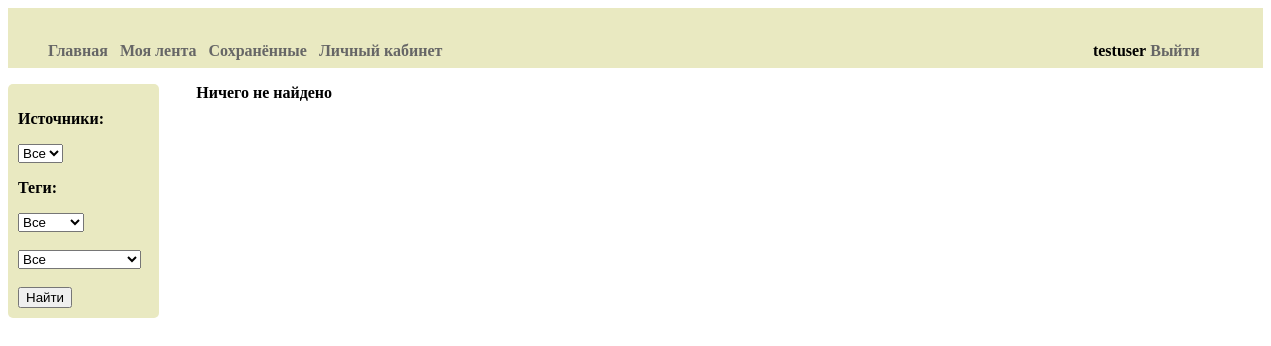
Page /news/my_news (signed in) on the earlier database version.
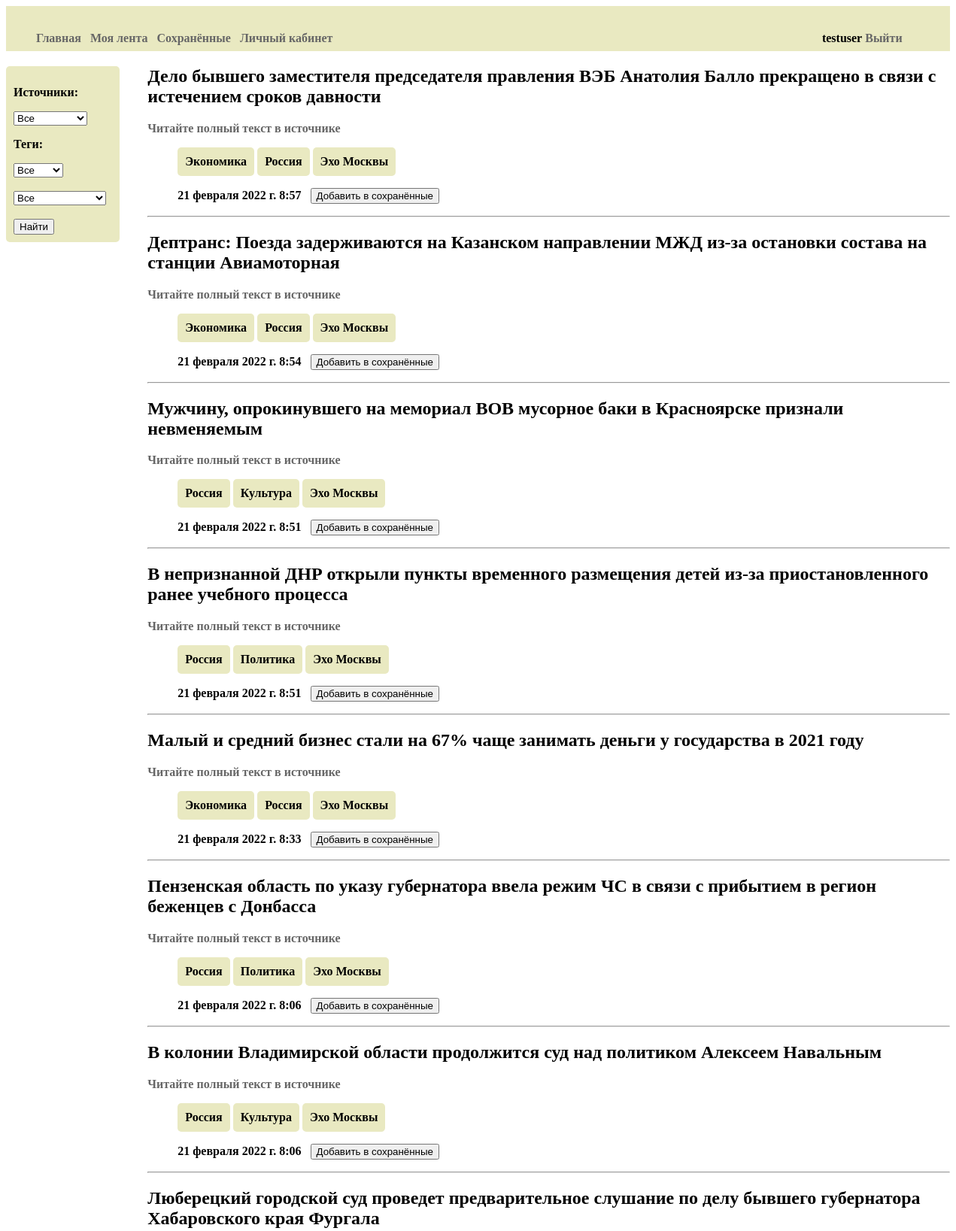
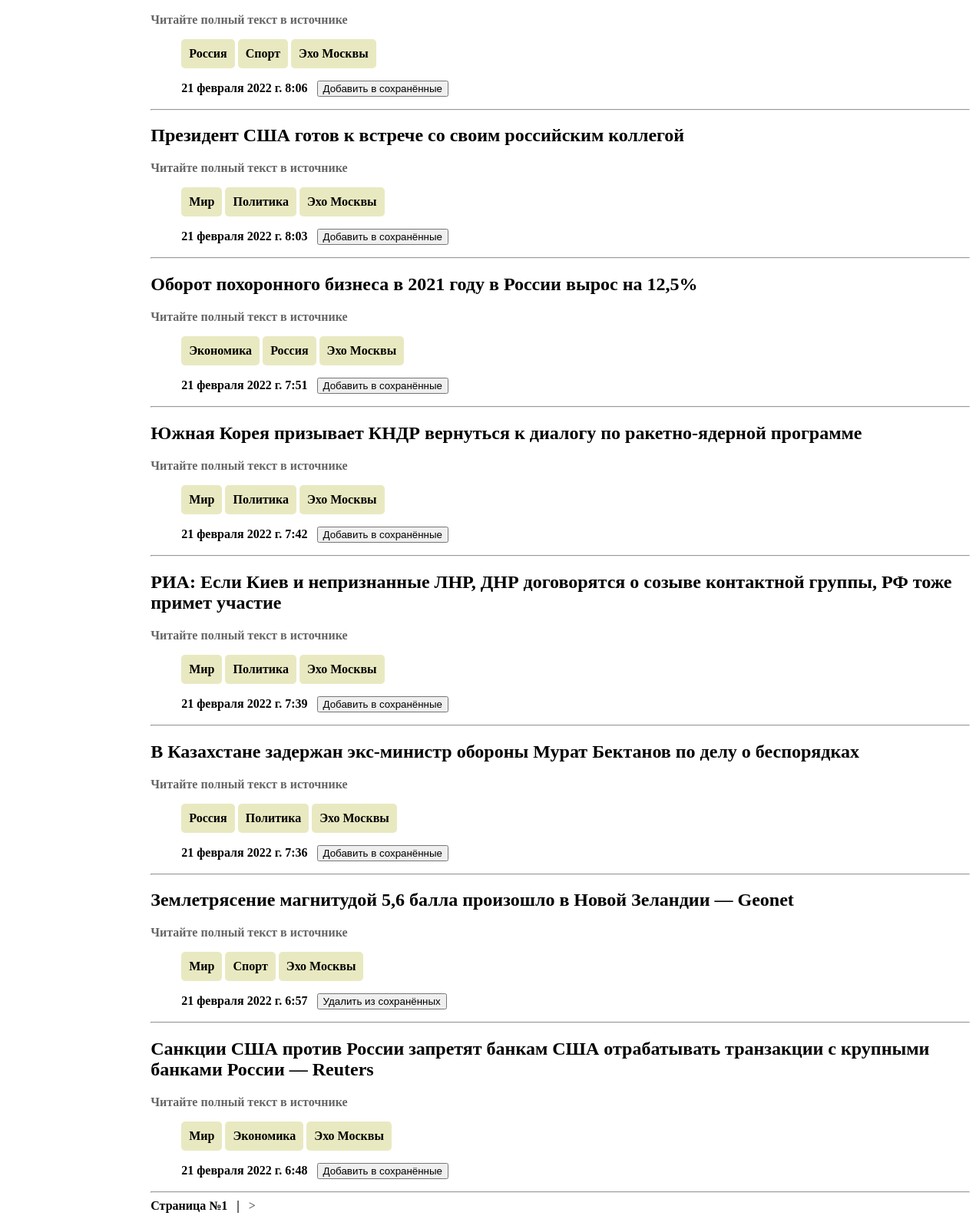
Same page on the later database version (2 pictures, top to bottom).
### AllNews/models.py (models this page shows, shortened)
class Article(models.Model):
    title = models.TextField(verbose_name = "Заголовок")
    content = models.TextField(verbose_name = "Текст новости", null = True, blank = True, default = "Читайте полный текст в источнике")
    published = models.DateTimeField(verbose_name = "Дата публикации", null = True, blank = True, db_index = True, editable=False)
    saved = models.DateTimeField(verbose_name = "Дата сохранения", auto_now_add = True)
    link = models.URLField(verbose_name = "Ссылка на оригинал", null = True, blank = True)
    tags = models.ManyToManyField(Tag)
    site = models.ForeignKey('Site', default = 0, null = True, on_delete=models.PROTECT)
    users = models.ManyToManyField(User)
    is_deleted = models.BooleanField(verbose_name = "Активность", default = True, editable = False)
    class Meta:
        verbose_name = "Новость"
        verbose_name_plural = "Новости"
        ordering = ["-published"]
        unique_together = ('title', 'link')

class Tag(models.Model):
   tag = models.CharField(max_length = 50, verbose_name = "Категория")
   class Meta:
       verbose_name = "Тег"
       verbose_name_plural = "Теги"

class Site(models.Model):
   name = models.CharField(max_length = 50, verbose_name = "Название источника")
   link = models.URLField(verbose_name = "Адрес источника", unique=True)
   users = models.ManyToManyField(User)
   is_active = models.BooleanField(verbose_name = "Активность", default = False)
   is_allowed = models.BooleanField(verbose_name = "Подтверждение администратора", default=True)
   class Meta:
       verbose_name = "Источник"
       verbose_name_plural = "Источники"
       ordering = ["name"]

### AllNews/views.py (the view)
# urls.py: path('my_news', my_news),
@csrf_exempt
@login_required
def my_news(request):
    if not request.user.is_authenticated:
        redirect_to_login('/account/login')
    tag1_id = request.GET.get("tag1_id", 0)
    tag2_id = request.GET.get("tag2_id", 0)
    site_id = request.GET.get("site_id", 0)
    sites = request.user.site_set.all()
    articles = Article.objects.filter(site=sites.first())
    filter_ids = {}
    for new_site in sites:
        articles = articles | Article.objects.filter(site=new_site)
    if tag1_id != 0:
        filter_ids['tag1_id'] = tag1_id
        tag1 = Tag.objects.get(pk=tag1_id)
        articles1 = tag1.article_set.all().order_by()
        articles = articles & articles1
    if tag2_id != 0:
        filter_ids['tag2_id'] = tag2_id
        tag2 = Tag.objects.get(pk=tag2_id) if tag2_id != 0 else tag1
        articles2 = tag2.article_set.all().order_by()
        articles = articles & articles2
    if site_id != 0:
        filter_ids['site_id'] = site_id
        articles = articles.filter(site=site_id)
    sites = request.user.site_set.all()
    tags1 = Tag.objects.filter(tag='Мир') | Tag.objects.filter(tag='Россия')
    tags2 = Tag.objects.exclude(tag='Мир') & Tag.objects.exclude(tag='Россия')
    paginator = Paginator(articles, 15)
    if 'page' in request.GET:
        page_num = request.GET['page']
    else:
        page_num = 1
    page = paginator.get_page(page_num)
    string = ""
    for tag in filter_ids:
        string = string + "&" + tag + "=" + filter_ids.get(tag)
    context = {'articles': page.object_list, 'sites': sites, 'tags1': tags1, 'tags2': tags2, 'filter_ids': string, 'page': page}
    return render(request, 'content.html', context)

### AllNews/templates/content.html (shortened to what this page needs)
{% extends "Layout/basic.html" %}
{% block content %}
<div class="left">
  <form  action="" class="tag">
    <div>
      <p>Источники:</p>
    </div>
    <div>
      <select name="site_id">
        <option selected disabled>Все</option>
      </select>
    </div>
    <div>
      <p>Теги:</p>
    </div>
    <div>
      <select name="tag1_id">
        <option selected disabled>Все</option>
      </select>
    </div><br/>
    <div>
      <select name="tag2_id">
        <option selected disabled>Все</option>
      </select>
    </div><br/>
    <div>
      <input type="submit" value="Найти">
    </div>
  </form>
</div>
<div class="right">
  {% if not articles.exists %}
  <p>Ничего не найдено</p>
  {% endif %}
  {% for article in articles %}
  <form>
    <h1>{{ article.title }}</h1>
    <a href="{{ article.link }}">{{ article.content }}</a> <br/>
    <ul class="hr">
      {% for tag in article.tags.all %}
      <li class="tag">{{ tag.tag }}</li>
      {% endfor %}
      <li class="tag">{{ article.site.name }}</li>
    </ul>
    <ul class="hr">
      <li>{{ article.published }}</li>&nbsp;&nbsp;
      {% if user.is_authenticated %}
        {% if user not in article.users.all %}
        <li><input type="submit" id={{article.pk}} value="Добавить в сохранённые" onclick="save_article({{article.pk}})"></li>
        {% endif %}
        {% if user in article.users.all %}
        <li><input type="submit" id={{article.pk}} value="Удалить из сохранённых" onclick="save_article({{article.pk}})"></li>
        {% endif %}
    {% endif %}
    </ul>
  </form>
  <hr>
  {% endfor %}
  {% if articles.exists %}
  <div>
    Страница №{{ page.number }}
    {% if page.has_next %}
    &nbsp;&nbsp;|&nbsp;&nbsp;
    <a href="?page={{ page.next_page_number }}{{filter_ids}}">&gt;</a>
    {% endif %}
  </div>
  {% endif %}
</div>
{% endblock %}

Differences in the rows shown:
added Article: title "Дело бывшего заместителя председателя правления ВЭБ Анатолия Балло прекращено в связи с истечением сроков давности", content "Читайте полный текст в источнике", site.name "Эхо Москвы", published "21 февраля 2022 г. 8:57"
now on this page (row unchanged): Tag: tag "Экономика"
now on this page (row unchanged): Tag: tag "Россия"
added Article: title "Дептранс: Поезда задерживаются на Казанском направлении МЖД из-за остановки состава на станции Авиамоторная", content "Читайте полный текст в источнике", site.name "Эхо Москвы", published "21 февраля 2022 г. 8:54"
added Article: title "Мужчину, опрокинувшего на мемориал ВОВ мусорное баки в Красноярске признали невменяемым", content "Читайте полный текст в источнике", site.name "Эхо Москвы", published "21 февраля 2022 г. 8:51"
now on this page (row unchanged): Tag: tag "Культура"
added Article: title "В непризнанной ДНР открыли пункты временного размещения детей из-за приостановленного ранее учебного процесса", content "Читайте полный текст в источнике", site.name "Эхо Москвы", published "21 февраля 2022 г. 8:51"
now on this page (row unchanged): Tag: tag "Политика"
added Article: title "Малый и средний бизнес стали на 67% чаще занимать деньги у государства в 2021 году", content "Читайте полный текст в источнике", site.name "Эхо Москвы", published "21 февраля 2022 г. 8:33"
added Article: title "Пензенская область по указу губернатора ввела режим ЧС в связи с прибытием в регион беженцев с Донбасса", content "Читайте полный текст в источнике", site.name "Эхо Москвы", published "21 февраля 2022 г. 8:06"
added Article: title "В колонии Владимирской области продолжится суд над политиком Алексеем Навальным", content "Читайте полный текст в источнике", site.name "Эхо Москвы", published "21 февраля 2022 г. 8:06"
added Article: title "Люберецкий городской суд проведет предварительное слушание по делу бывшего губернатора Хабаровского края Фургала", content "Читайте полный текст в источнике", site.name "Эхо Москвы", published "21 февраля 2022 г. 8:06"
now on this page (row unchanged): Tag: tag "Спорт"
added Article: title "Президент США готов к встрече со своим российским коллегой", content "Читайте полный текст в источнике", site.name "Эхо Москвы", published "21 февраля 2022 г. 8:03"
now on this page (row unchanged): Tag: tag "Мир"
added Article: title "Оборот похоронного бизнеса в 2021 году в России вырос на 12,5%", content "Читайте полный текст в источнике", site.name "Эхо Москвы", published "21 февраля 2022 г. 7:51"
added Article: title "Южная Корея призывает КНДР вернуться к диалогу по ракетно-ядерной программе", content "Читайте полный текст в источнике", site.name "Эхо Москвы", published "21 февраля 2022 г. 7:42"
added Article: title "РИА: Если Киев и непризнанные ЛНР, ДНР договорятся о созыве контактной группы, РФ тоже примет участие", content "Читайте полный текст в источнике", site.name "Эхо Москвы", published "21 февраля 2022 г. 7:39"
added Article: title "В Казахстане задержан экс-министр обороны Мурат Бектанов по делу о беспорядках", content "Читайте полный текст в источнике", site.name "Эхо Москвы", published "21 февраля 2022 г. 7:36"
added Article: title "Землетрясение магнитудой 5,6 балла произошло в Новой Зеландии — Geonet", content "Читайте полный текст в источнике", site.name "Эхо Москвы", published "21 февраля 2022 г. 6:57"
added Article: title "Санкции США против России запретят банкам США отрабатывать транзакции с крупными банками России — Reuters", content "Читайте полный текст в источнике", site.name "Эхо Москвы", published "21 февраля 2022 г. 6:48"
Other differences:
{{ page.number }}: (not shown) → "1"
text no longer shown: "Ничего не найдено"
text now shown: "Страница № | >"
